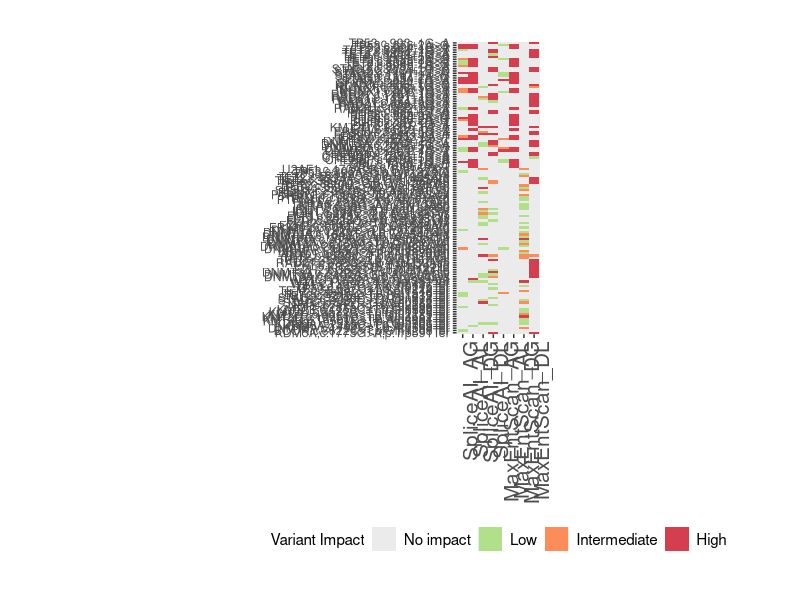
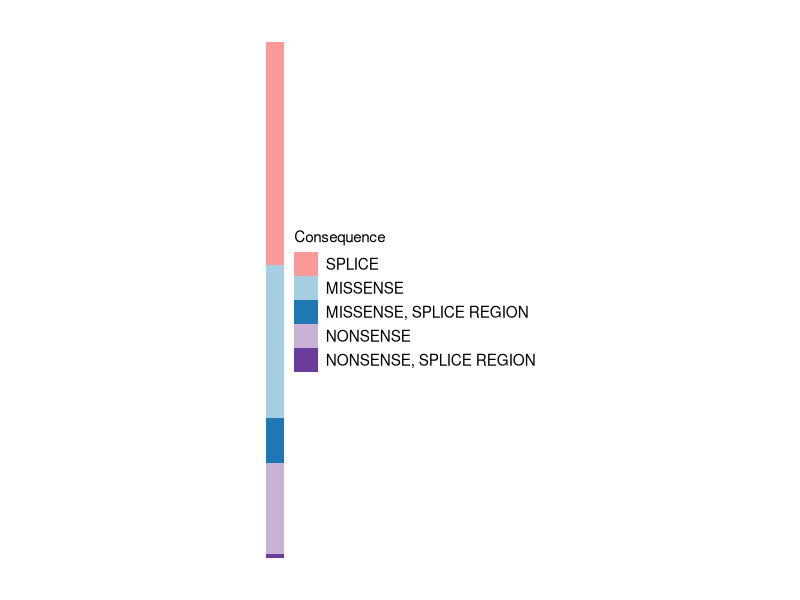
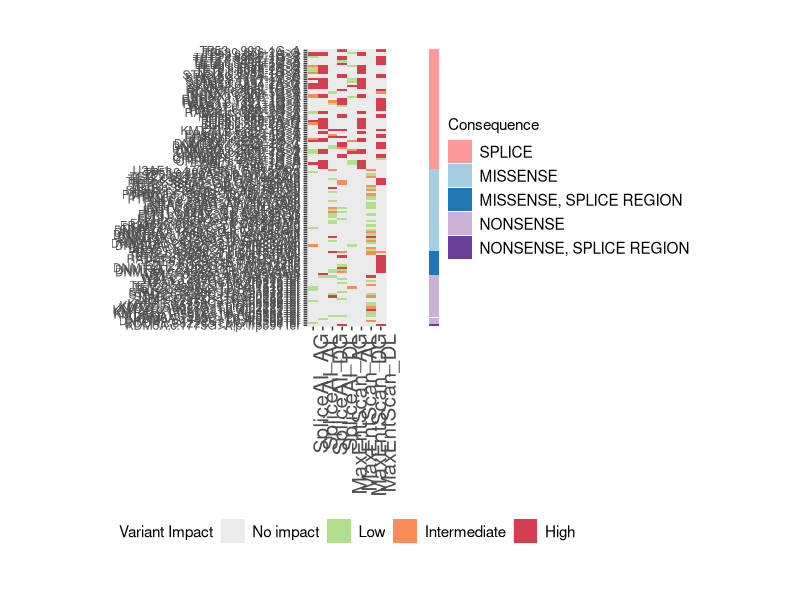
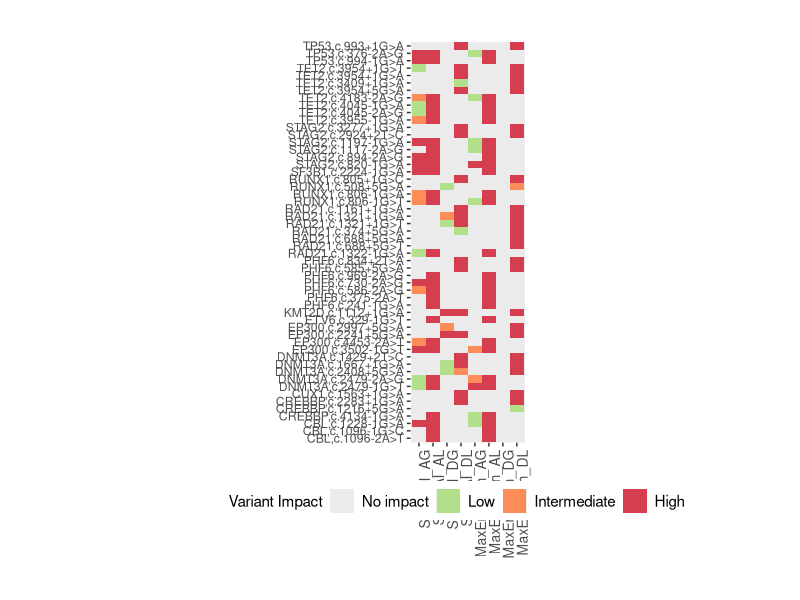
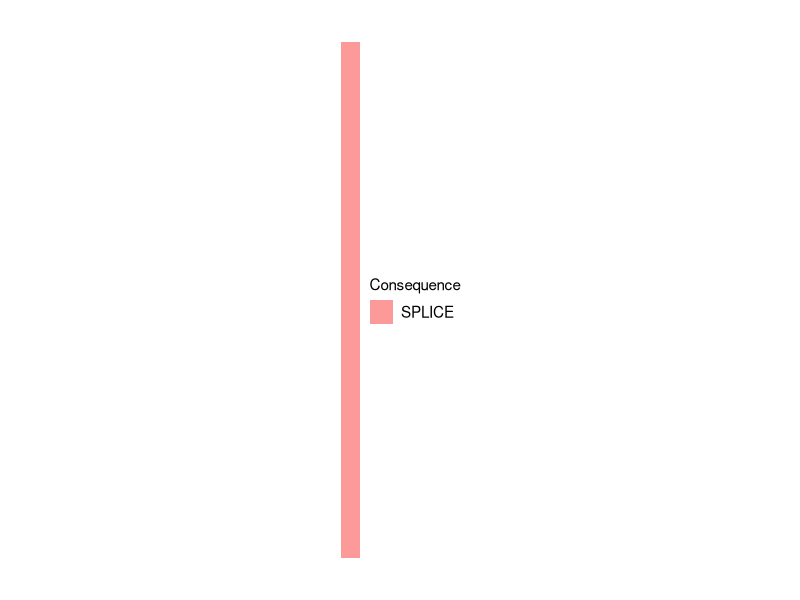
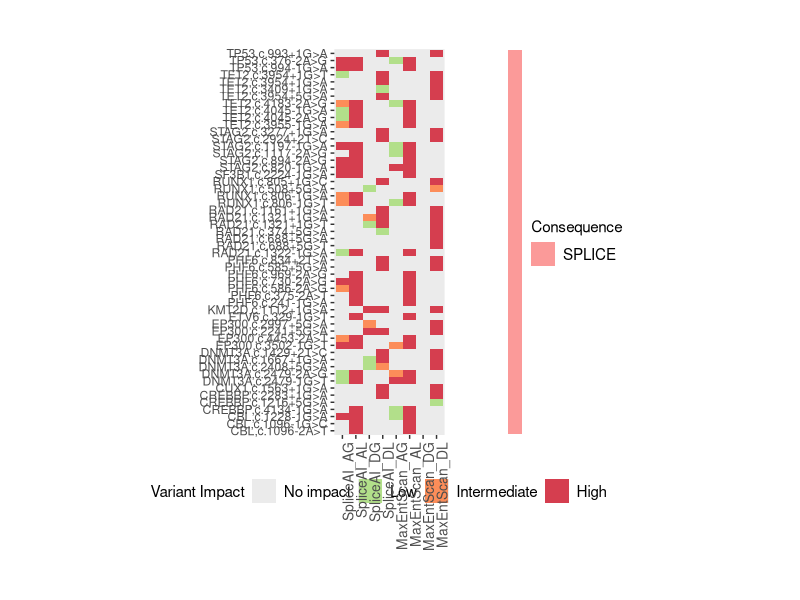
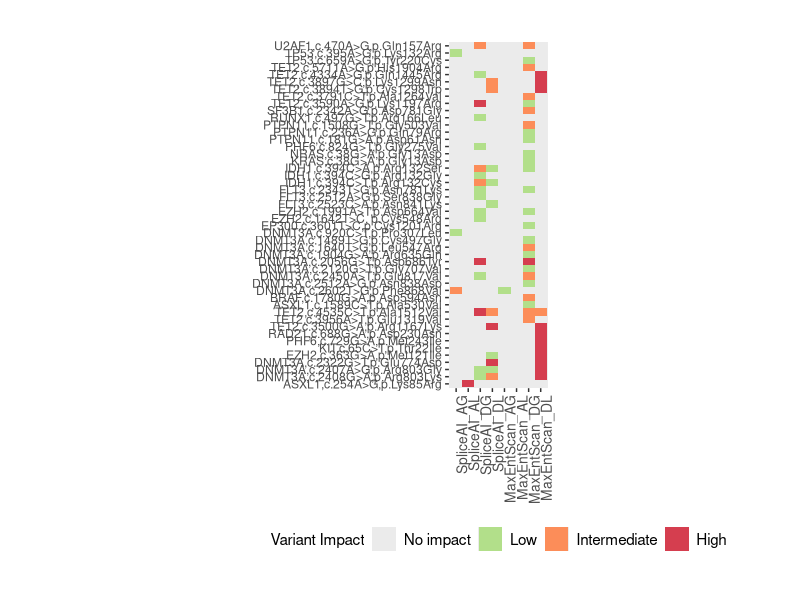
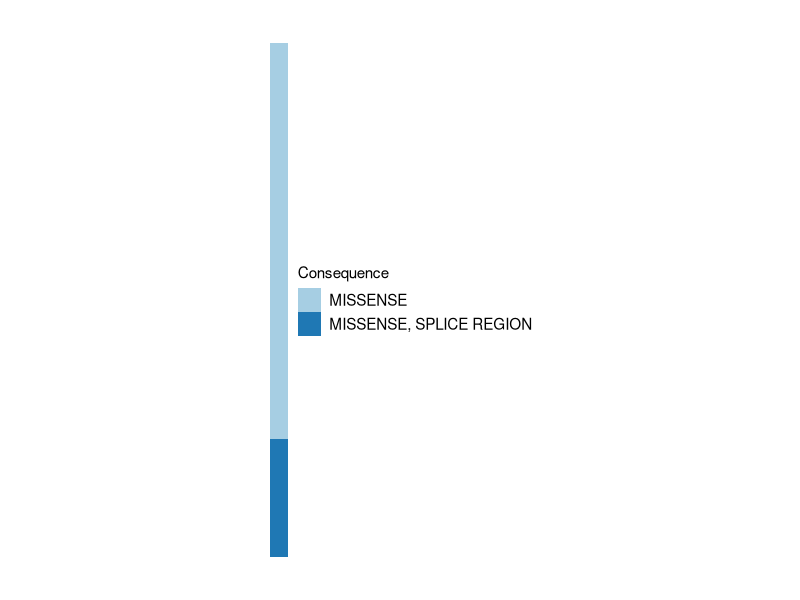

Recreate these plots in R, in order.
library(readxl)
library(openxlsx)
library(ggplot2)
library(patchwork)
library(RColorBrewer)

data_transformed <- read.csv("../Figures/HeatMap/HeatMap_transformed.csv")
### DEFINE DATA ORDER BY CONSEQUENCE 
data_transformed$order <- ifelse(data_transformed$CONSEQUENCE == "SPLICE", 1,
                                 ifelse(data_transformed$CONSEQUENCE == "MISSENSE", 2,
                                        ifelse(data_transformed$CONSEQUENCE == "MISSENSE, SPLICE REGION" , 3,
                                        ifelse(data_transformed$CONSEQUENCE == "NONSENSE",4,
                                        ifelse(data_transformed$CONSEQUENCE == "NONSENSE, SPLICE REGION", 5, 6)))))

data_transformed <- data_transformed[order(data_transformed$order, decreasing = TRUE),]
a <- unique(data_transformed[,c("CONSEQUENCE", "VARIANT")])
variant_order <- a$VARIANT
consequence_order <- a$CONSEQUENCE

values = c("#D53E4F","#FC8D59", "#B2DF8A","#F8766D00")
data_subset <- read.csv("../Figures/HeatMap/HeatMap_transformed2.csv")
data_subset <- data_subset[data_subset$EFFECT == "CONSEQUENCE",c("VARIANT", "EFFECT", "RANGE")]
data_subset$order <- ifelse(data_subset$RANGE == "SPLICE", 1,
                            ifelse(data_subset$RANGE == "MISSENSE", 2,
                                   ifelse(data_subset$RANGE == "MISSENSE, SPLICE REGION" , 3,
                                          ifelse(data_subset$RANGE == "NONSENSE",4,
                                                 ifelse(data_subset$RANGE == "NONSENSE, SPLICE REGION", 5, 6)))))



g_main <- ggplot(data_transformed, aes(x=VARIANT, y=EFFECT, fill=RANGE)) +
  geom_tile() +
  coord_flip() +
  scale_x_discrete(limits = variant_order) +
  scale_y_discrete(limits = c("SpliceAI_AG" ,"SpliceAI_AL","SpliceAI_DG","SpliceAI_DL",
                              "MaxEntScan_AG", "MaxEntScan_AL","MaxEntScan_DG", "MaxEntScan_DL"),
                   position = "left") +
  scale_fill_manual(breaks = c("No impact", "Low", "Intermediate", "High"),
                    values = c("#F8766D00","#B2DF8A","#FC8D59","#D53E4F"),
                    name = "Variant Impact",
                    labels = c("No impact", "Low", "Intermediate", "High")) + 
  theme(axis.text.x = element_text(angle = 90, hjust=1, size = 15),
        axis.title.x = element_blank(),
        axis.title.y = element_blank(),
        aspect.ratio = 14/4,
        axis.text.y = element_text(size = rel(1)),
        panel.grid.major = element_blank(),
        panel.grid.minor = element_blank(),
        plot.margin=unit(c(30,15,30,15), "pt"),
        legend.position = "bottom",
        legend.text=element_text(size=rel(1))) 
g_main

g_left <- ggplot() +
  theme_void() +
  coord_flip() +
  geom_tile(data = data_subset,
            aes(x = VARIANT, y = 1, fill = RANGE, width = 1)) +
  scale_fill_manual(breaks = c("SPLICE", "MISSENSE", "MISSENSE, SPLICE REGION", "NONSENSE","NONSENSE, SPLICE REGION"),
    values = c("#FB9A99","#A6CEE3","#1F78B4","#CAB2D6","#6A3D9A"),
    name = "Consequence",
    labels = c("SPLICE", "MISSENSE", "MISSENSE, SPLICE REGION", "NONSENSE","NONSENSE, SPLICE REGION")) +
  scale_x_discrete(limits = variant_order) +
  scale_y_discrete(limits = c("CONSEQUENCE")) +
  theme(aspect.ratio = 16/0.685,
        legend.position = "right",
        legend.text=element_text(size=rel(1)),
        plot.margin=unit(c(30,15,30,15), "pt"))

g_left

g_main + g_left

ggsave("Heatmap.png",
       plot = last_plot(),
       device = "png",
       width = 12,
       height = 30)


## GROUP SPLICE:
data_transformed_sub <- data_transformed[data_transformed$CONSEQUENCE == "SPLICE",]
a_sub <- unique(data_transformed_sub[,c("CONSEQUENCE", "VARIANT")])
variant_order <- a_sub$VARIANT
consequence_order <- a_sub$CONSEQUENCE

data_subset <- data_subset[data_subset$EFFECT == "CONSEQUENCE",c("VARIANT", "EFFECT", "RANGE")]
data_subset_sub <- data_subset[data_subset$VARIANT %in% variant_order,]

g_SPLICE<- ggplot(data_transformed_sub, aes(x=VARIANT, y=EFFECT, fill=RANGE)) +
  geom_tile() +
  coord_flip() +
  scale_x_discrete(limits = variant_order) +
  scale_y_discrete(limits = c("SpliceAI_AG" ,"SpliceAI_AL","SpliceAI_DG","SpliceAI_DL",
                              "MaxEntScan_AG", "MaxEntScan_AL","MaxEntScan_DG", "MaxEntScan_DL"),
                   position = "left") +
  scale_fill_manual(breaks = c("No impact", "Low", "Intermediate", "High"),
                    values = c("#F8766D00","#B2DF8A","#FC8D59","#D53E4F"),
                    name = "Variant Impact",
                    labels = c("No impact", "Low", "Intermediate", "High")) + 
  theme(axis.text.x = element_text(angle = 90, hjust=1, size = 10),
        axis.title.x = element_blank(),
        axis.title.y = element_blank(),
        aspect.ratio = 14/4,
        axis.text.y = element_text(size = rel(1)),
        panel.grid.major = element_blank(),
        panel.grid.minor = element_blank(),
        plot.margin=unit(c(30,30,30,30), "pt"),
        legend.position  = c(0.4, -0.145),
        legend.direction = 'horizontal',
        legend.text=element_text(size=rel(1))) 
g_SPLICE

g_left <- ggplot() +
  theme_void() +
  coord_flip() +
  geom_tile(data = data_subset_sub,
            aes(x = VARIANT, y = 1, fill = RANGE, width = 1)) +
  scale_fill_manual(breaks = c("SPLICE", "MISSENSE", "MISSENSE, SPLICE REGION", "NONSENSE","NONSENSE, SPLICE REGION"),
                    values = c("#FB9A99","#A6CEE3","#1F78B4","#CAB2D6","#6A3D9A"),
                    name = "Consequence",
                    labels = c("SPLICE", "MISSENSE", "MISSENSE, SPLICE REGION", "NONSENSE","NONSENSE, SPLICE REGION")) +
  scale_x_discrete(limits = variant_order) +
  scale_y_discrete(limits = c("CONSEQUENCE")) +
  theme(aspect.ratio = 16/0.685,
        legend.position = "right",
        legend.text=element_text(size=rel(1)),
        plot.margin=unit(c(30,15,30,15), "pt"))

g_left

g_SPLICE + g_left
ggsave("HeatMap_Splice.png",
       plot = last_plot(),
       device = "png",
       width = 7,
       height = 12)

### GROUP MISSENSE
data_transformed_sub <- data_transformed[data_transformed$CONSEQUENCE == "MISSENSE" | data_transformed$CONSEQUENCE == "MISSENSE, SPLICE REGION",]
a_sub <- unique(data_transformed_sub[,c("CONSEQUENCE", "VARIANT")])
variant_order <- a_sub$VARIANT
consequence_order <- a_sub$CONSEQUENCE


data_subset <- data_subset[data_subset$EFFECT == "CONSEQUENCE",c("VARIANT", "EFFECT", "RANGE")]
data_subset_sub <- data_subset[data_subset$VARIANT %in% variant_order,]

g_MISSENSE <- ggplot(data_transformed_sub, aes(x=VARIANT, y=EFFECT, fill=RANGE)) +
  geom_tile() +
  coord_flip() +
  scale_x_discrete(limits = variant_order) +
  scale_y_discrete(limits = c("SpliceAI_AG" ,"SpliceAI_AL","SpliceAI_DG","SpliceAI_DL",
                              "MaxEntScan_AG", "MaxEntScan_AL","MaxEntScan_DG", "MaxEntScan_DL"),
                   position = "left") +
  scale_fill_manual(breaks = c("No impact", "Low", "Intermediate", "High"),
                    values = c("#F8766D00","#B2DF8A","#FC8D59","#D53E4F"),
                    name = "Variant Impact",
                    labels = c("No impact", "Low", "Intermediate", "High")) + 
  theme(axis.text.x = element_text(angle = 90, hjust=1, size = 10),
        axis.title.x = element_blank(),
        axis.title.y = element_blank(),
        aspect.ratio = 14/4,
        axis.text.y = element_text(size = rel(1)),
        panel.grid.major = element_blank(),
        panel.grid.minor = element_blank(),
        plot.margin=unit(c(30,30,30,30), "pt"),
        legend.position  = "bottom",
        legend.text=element_text(size=rel(1))) 
g_MISSENSE

g_left <- ggplot() +
  theme_void() +
  coord_flip() +
  geom_tile(data = data_subset_sub,
            aes(x = VARIANT, y = 1, fill = RANGE, width = 1)) +
  scale_fill_manual(breaks = c("SPLICE", "MISSENSE", "MISSENSE, SPLICE REGION", "NONSENSE","NONSENSE, SPLICE REGION"),
                    values = c("#FB9A99","#A6CEE3","#1F78B4","#CAB2D6","#6A3D9A"),
                    name = "Consequence",
                    labels = c("SPLICE", "MISSENSE", "MISSENSE, SPLICE REGION", "NONSENSE","NONSENSE, SPLICE REGION")) +
  scale_x_discrete(limits = variant_order) +
  scale_y_discrete(limits = c("CONSEQUENCE")) +
  theme(aspect.ratio = 16/0.685,
        legend.position = "right",
        legend.text=element_text(size=rel(1)),
        plot.margin=unit(c(30,15,30,15), "pt"))

g_left

g_MISSENSE + g_left

ggsave("HeatMap_Missense&SpliceRegion.png",
       plot = last_plot(),
       device = "png",
       width = 9,
       height = 10)

### GROUP NONSENSE
data_transformed_sub <- data_transformed[data_transformed$CONSEQUENCE == "NONSENSE" | data_transformed$CONSEQUENCE == "NONSENSE, SPLICE REGION",]
a_sub <- unique(data_transformed_sub[,c("CONSEQUENCE", "VARIANT")])
variant_order <- a_sub$VARIANT
consequence_order <- a_sub$CONSEQUENCE


data_subset <- data_subset[data_subset$EFFECT == "CONSEQUENCE",c("VARIANT", "EFFECT", "RANGE")]
data_subset_sub <- data_subset[data_subset$VARIANT %in% variant_order,]

g_NONSENSE <- ggplot(data_transformed_sub, aes(x=VARIANT, y=EFFECT, fill=RANGE)) +
  geom_tile() +
  coord_flip() +
  scale_x_discrete(limits = variant_order) +
  scale_y_discrete(limits = c("SpliceAI_AG" ,"SpliceAI_AL","SpliceAI_DG","SpliceAI_DL",
                              "MaxEntScan_AG", "MaxEntScan_AL","MaxEntScan_DG", "MaxEntScan_DL"),
                   position = "left") +
  scale_fill_manual(breaks = c("No impact", "Low", "Intermediate", "High"),
                    values = c("#F8766D00","#B2DF8A","#FC8D59","#D53E4F"),
                    name = "Variant Impact",
                    labels = c("No impact", "Low", "Intermediate", "High")) + 
  theme(axis.text.x = element_text(angle = 90, hjust=1, size = 10),
        axis.title.x = element_blank(),
        axis.title.y = element_blank(),
        aspect.ratio = 14/4,
        axis.text.y = element_text(size = rel(1)),
        panel.grid.major = element_blank(),
        panel.grid.minor = element_blank(),
        plot.margin=unit(c(30,30,30,30), "pt"),
        legend.position  = "bottom",
        legend.text=element_text(size=rel(1))) 
g_MISSENSE

g_left <- ggplot() +
  theme_void() +
  coord_flip() +
  geom_tile(data = data_subset_sub,
            aes(x = VARIANT, y = 1, fill = RANGE, width = 1)) +
  scale_fill_manual(breaks = c("SPLICE", "MISSENSE", "MISSENSE, SPLICE REGION", "NONSENSE","NONSENSE, SPLICE REGION"),
                    values = c("#FB9A99","#A6CEE3","#1F78B4","#CAB2D6","#6A3D9A"),
                    name = "Consequence",
                    labels = c("SPLICE", "MISSENSE", "MISSENSE, SPLICE REGION", "NONSENSE","NONSENSE, SPLICE REGION")) +
  scale_x_discrete(limits = variant_order) +
  scale_y_discrete(limits = c("CONSEQUENCE")) +
  theme(aspect.ratio = 16/0.685,
        legend.position = "right",
        legend.text=element_text(size=rel(1)),
        plot.margin=unit(c(30,15,30,15), "pt"))

g_left

g_NONSENSE + g_left

ggsave("HeatMap_Nonsense&SpliceRegion.png",
       plot = last_plot(),
       device = "png",
       width = 9,
       height = 10)
